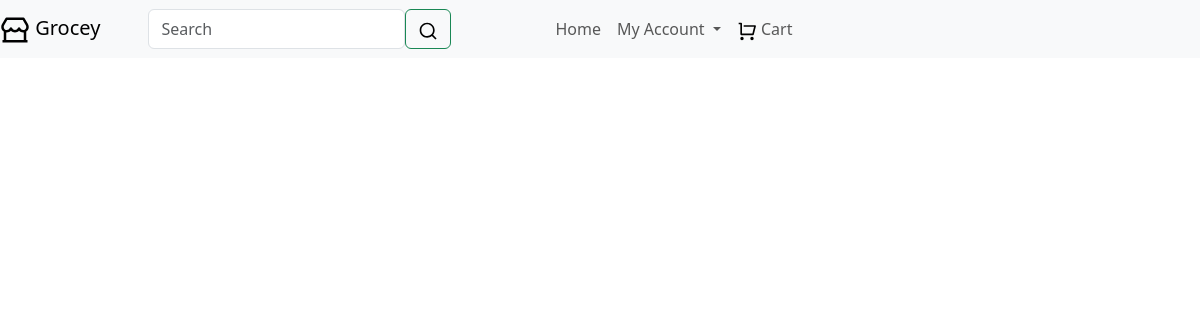
Page /orders (signed in) on the earlier database version.
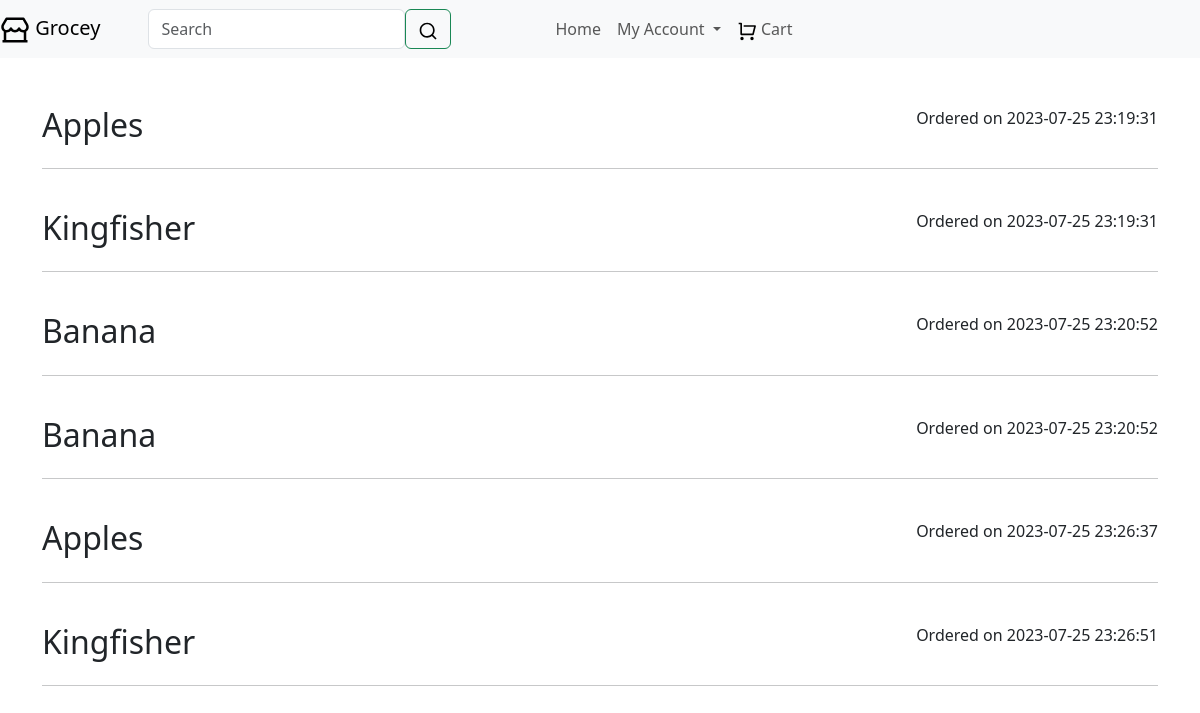
Same page on the later database version.
### website/web_models.py (models this page shows)
class Order(db.Model):
    id = db.Column(db.Integer, primary_key=True)
    quantity = db.Column(db.Integer)
    order_time = db.Column(db.DateTime, default=func.now())
    category_id = db.Column(db.Integer, db.ForeignKey('category.id'), nullable=False)
    user_id = db.Column(db.Integer, db.ForeignKey('user.id'), nullable=False)
    product_id = db.Column(db.Integer, db.ForeignKey('product.id'), nullable=False)

class Product(db.Model):
    id = db.Column(db.Integer, primary_key=True)
    name = db.Column(db.String(30), nullable=False)
    unit = db.Column(db.String(30))
    price = db.Column(db.Float, nullable=False)
    quantity = db.Column(db.Integer, nullable=False)
    expiry_date = db.Column(db.String(40), nullable=False)
    listing_time = db.Column(db.DateTime, nullable=False, default=func.now())
    category_id = db.Column(db.Integer, db.ForeignKey('category.id'), nullable=False)
    orders = db.relationship('Order', backref='product')
    carts = db.relationship('Cart', backref='product')

### website/web_views.py (the view)
@views.route('/orders')
def orders():
    orders = Order.query.filter_by(user_id=current_user.id).all()
    return render_template('orders.html', app_name=app_name, orders=orders)

### website/__init__.py (called while the page is built)
def create_app():
    app = Flask(__name__)
    app.debug = True
    app.config['SECRET_KEY'] = "It's created by Vivek"
    app.config['SQLALCHEMY_DATABASE_URI'] = f'sqlite:///{DB_NAME}'
    db.init_app(app)
    from .web_models import User
    from .web_models import Category
    from .web_models import Product
    from .web_models import Order
    from .web_models import Cart
    from .web_views import views
    from .web_auth import auth
    login_manager = LoginManager()
    login_manager.login_view = 'web_views.home'
    login_manager.init_app(app)
    @login_manager.user_loader
    def load_user(id):
        return User.query.get(int(id))
    app.register_blueprint(views)
    app.register_blueprint(auth)
    with app.app_context():
        db.create_all()
    return app

### website/templates/orders.html (shortened to what this page needs)
{% extends "web_base.html" %}
{% block content %}
<br>
<br>
    {% for order in orders %}
        <li class="list-group-item d-flex justify-content-between">
            <h2>{{ order.product.name }} </h2>
            <p>Ordered on {{ order.order_time }}</p>
        </li>
        <hr>
        <br>
    {% endfor %}
{% endblock %}

### website/templates/web_base.html (shortened to what this page needs)
<!doctype html>
<html lang="en">
    <head>
        <link href="https://cdn.jsdelivr.net/npm/bootstrap@5.3.0/dist/css/bootstrap.min.css" rel="stylesheet">
    </head>
    <body>
        <header class="navbar navbar-expand-sm navbar-light bg-light">
            <a href="/" class="nav-item nav-link navbar-brand me-auto">
                {{ app_name }}</a>
            <div class="collapse navbar-collapse" id="navbar">
                <div class="navbar-nav">
                    <form class="navbar-nav mx-5" action="{{ url_for('web_views.home') }}" method="POST" >
                        <input class="form-control" required name="searched" type="search" placeholder="Search" aria-label="Search">
                        <button class="btn btn-outline-success" type="submit"></button>
                    </form>
                    <ul class="navbar-nav ms-5">
                        <li class="nav-item">
                            <a href="/" class="nav-link">Home</a>
                        </li>
                        {% if current_user.is_authenticated %}
                            <li class="nav-item dropdown">
                                <a class="nav-link dropdown-toggle" href="#" id="navbarDarkDropdownMenuLink" data-bs-toggle="dropdown" aria-expanded="false">
                                My Account
                                </a>
                                {% if current_user.is_seller %}
                                    <li class="nav-item">
                                        <a href="/" class="nav-link">Summary</a>
                                    </li>
                                {% else %}
                                    <li class="nav-item">
                                        <a href="/cart" class="nav-link">
                                            Cart</a>
                                    </li>
                                {% endif %}
                            </li>
                        {% endif %}
                    </ul>
                </div>
            </div>
        </header>
        <div class="container">
            {% block content %}
            {% endblock %}
        </div>
    </body>
</html>

Differences in the rows shown:
added Order: product.name "Apples", order_time "2023-07-25 23:19:31"
added Order: product.name "Kingfisher", order_time "2023-07-25 23:19:31"
added Order: product.name "Banana", order_time "2023-07-25 23:20:52"
added Order: product.name "Banana", order_time "2023-07-25 23:20:52"
added Order: product.name "Apples", order_time "2023-07-25 23:26:37"
added Order: product.name "Kingfisher", order_time "2023-07-25 23:26:51"
